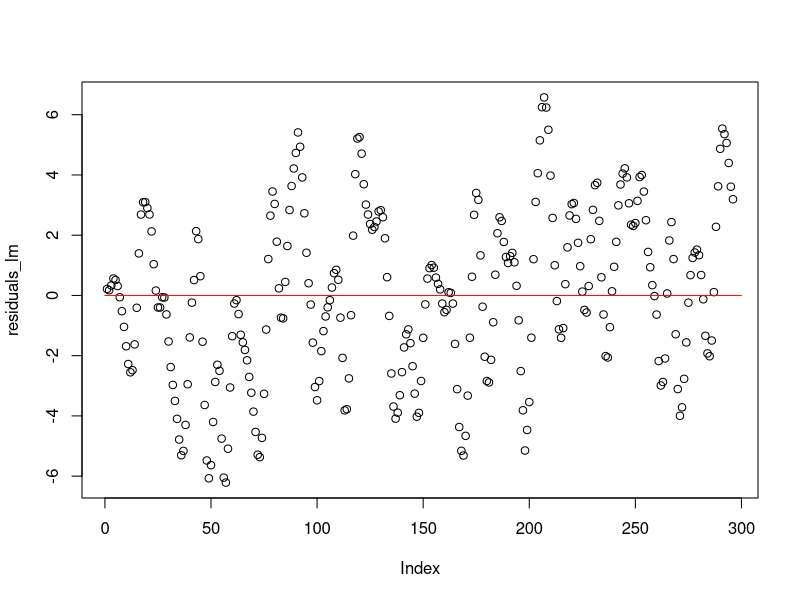
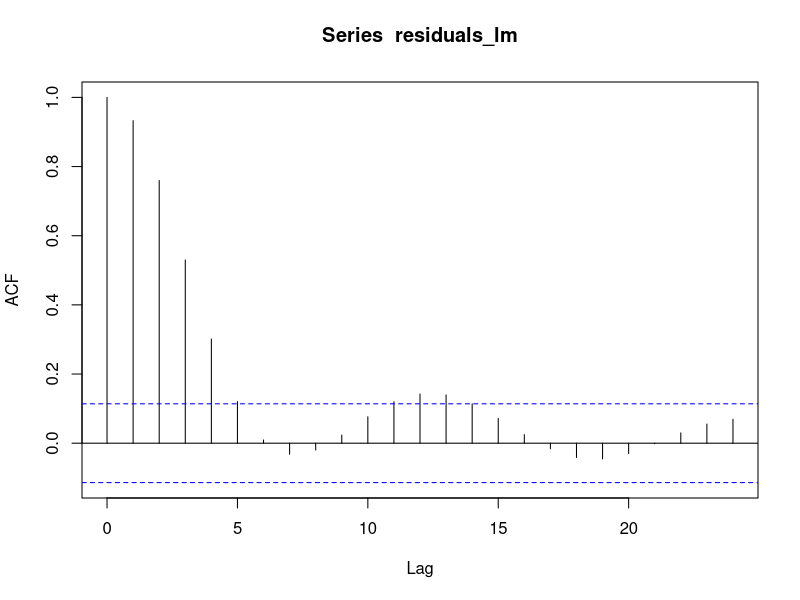
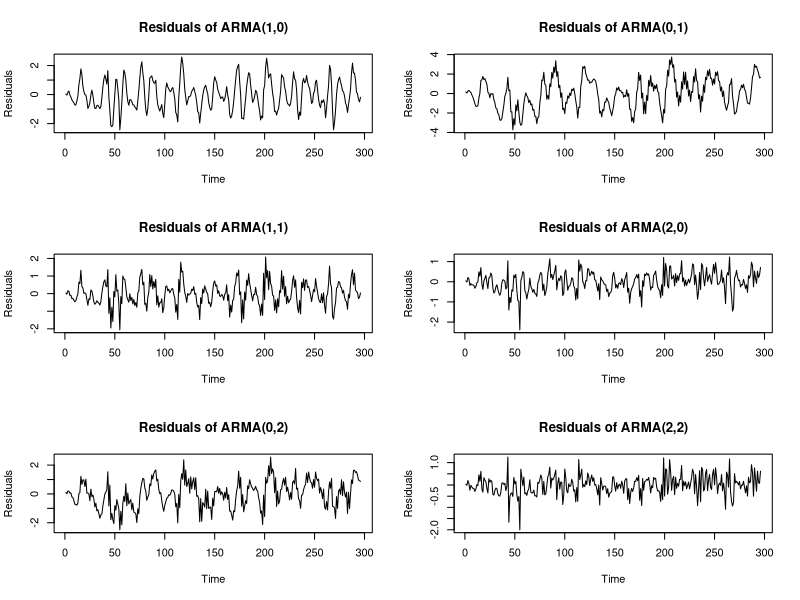
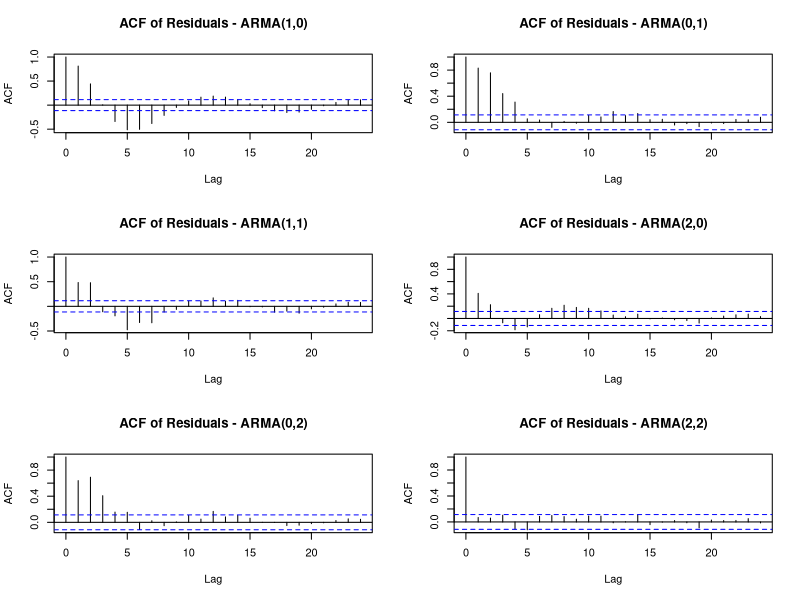
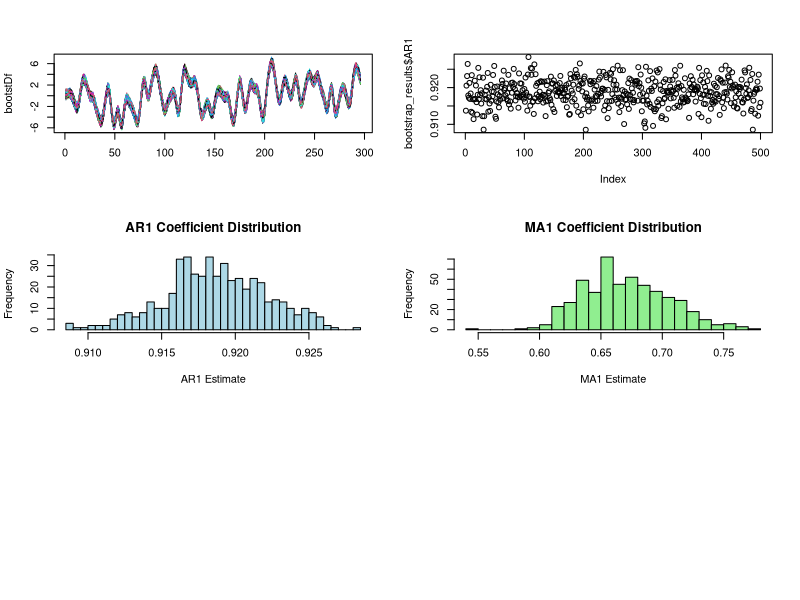
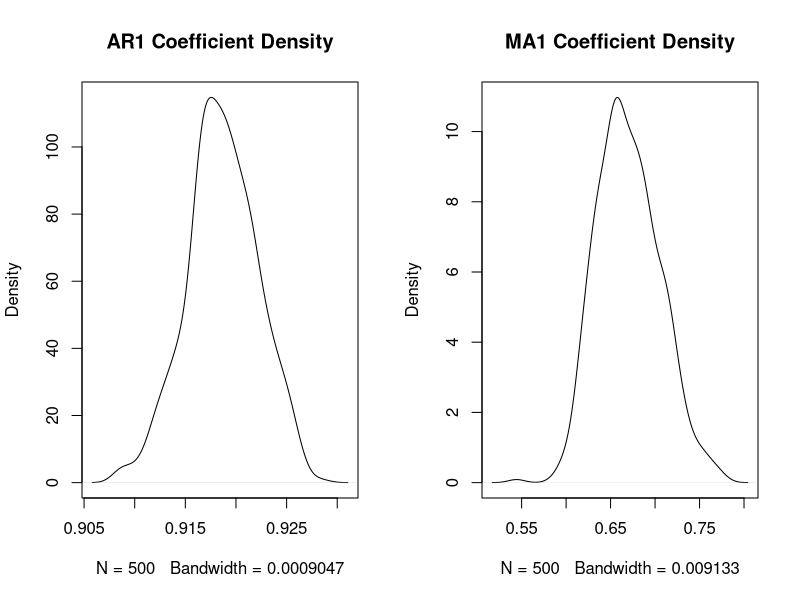

Reproduce these figures in R, in order. (Note: this script raises an error after producing the figures.)
library(forecast)
library(tibble)

gas <- read.csv("gas.csv")

lin <- lm(Outlet.gas.CO2.percentage ~ Input.gas.rate, data = gas)

# Residual diagnostics
residuals_lm <- resid(lin)
plot(residuals_lm)
lines(range(0,300), range(0), col = "red" )
acf(residuals_lm)

# ARMA
arma_models <- list()

arma_models[["ARMA(1,0)"]] <- arima(residuals_lm, order = c(1, 0, 0))
arma_models[["ARMA(0,1)"]] <- arima(residuals_lm, order = c(0, 0, 1))
arma_models[["ARMA(1,1)"]] <- arima(residuals_lm, order = c(1, 0, 1))
arma_models[["ARMA(2,0)"]] <- arima(residuals_lm, order = c(2, 0, 0))
arma_models[["ARMA(0,2)"]] <- arima(residuals_lm, order = c(0, 0, 2))
arma_models[["ARMA(2,2)"]] <- arima(residuals_lm, order = c(2, 0, 2))

# Create residual plots
par(mfrow = c(3, 2))  # Arrange plots in a 3x2 grid
for (name in names(arma_models)) {
  res <- residuals(arma_models[[name]])
  plot(res, type = "l", main = paste("Residuals of", name), ylab = "Residuals", xlab = "Time")
}

# Create ACF plots for residuals
par(mfrow = c(3, 2))
for (name in names(arma_models)) {
  res <- residuals(arma_models[[name]])
  acf(res, main = paste("ACF of Residuals -", name))
}

results <- data.frame(Model = character(), AIC = numeric(), BIC = numeric(), 
                      DW_Statistic = numeric(), LB_p_value = numeric(), 
                      stringsAsFactors = FALSE)

for (name in names(arma_models)) {
  model <- arma_models[[name]]
  residuals <- residuals(model)
  
  dw_stat <- sum(diff(residuals)^2) / sum(residuals^2)
  
  lb_test <- Box.test(residuals, type = "Ljung-Box", lag = 10)
  
  # Store results
  results <- rbind(results, data.frame(
    Model = name,
    AIC = model$aic,
    BIC = BIC(model),
    DW_Statistic = dw_stat,
    LB_p_value = lb_test$p.value
  ))
}

print(results)

# Bootstrap
set.seed(13)
boot_samples <- bld.mbb.bootstrap(residuals_lm, num = 500)
bootstDf <- as.data.frame(boot_samples)
matplot(bootstDf, type="l")

ar1_estimates <- numeric(500)
ma1_estimates <- numeric(500)

for (i in 1:500) {
  # Fit ARIMA(1,0,1) model to each bootstrapped residual sample
  model <- arima(boot_samples[[i]], order = c(1, 0, 1))
  
  # Extract AR(1) and MA(1) coefficients
  ar1_estimates[i] <- model$coef["ar1"]
  ma1_estimates[i] <- model$coef["ma1"]
}

bootstrap_results <- tibble(AR1 = ar1_estimates, MA1 = ma1_estimates)
summary(bootstrap_results)

plot(bootstrap_results$AR1)

hist(bootstrap_results$AR1, main = "AR1 Coefficient Distribution", 
     xlab = "AR1 Estimate", col = "lightblue", border = "black", breaks = 30)

hist(bootstrap_results$MA1, main = "MA1 Coefficient Distribution", 
     xlab = "MA1 Estimate", col = "lightgreen", border = "black", breaks = 30)

par(mfrow=c(1,2))
plot(density(bootstrap_results$AR1), main = "AR1 Coefficient Density")
plot(density(bootstrap_results$MA1), main = "MA1 Coefficient Density")

# CI
boot_ci_ar1 <- quantile(ar1_estimates, probs = c(0.025, 0.975))
boot_ci_ma1 <- quantile(ma1_estimates, probs = c(0.025, 0.975))

boot_ci_ar1
boot_ci_ma1

se <- sqrt(diag(model_arma11$var.coef))

parametric_ar1_ci <- c(
  model_arma11$coef["ar1"] - 1.96 * se["ar1"],
  model_arma11$coef["ar1"] + 1.96 * se["ar1"]
)

parametric_ma1_ci <- c(
  model_arma11$coef["ma1"] - 1.96 * se["ma1"],
  model_arma11$coef["ma1"] + 1.96 * se["ma1"]
)

# Print results
parametric_ar1_ci
parametric_ma1_ci
